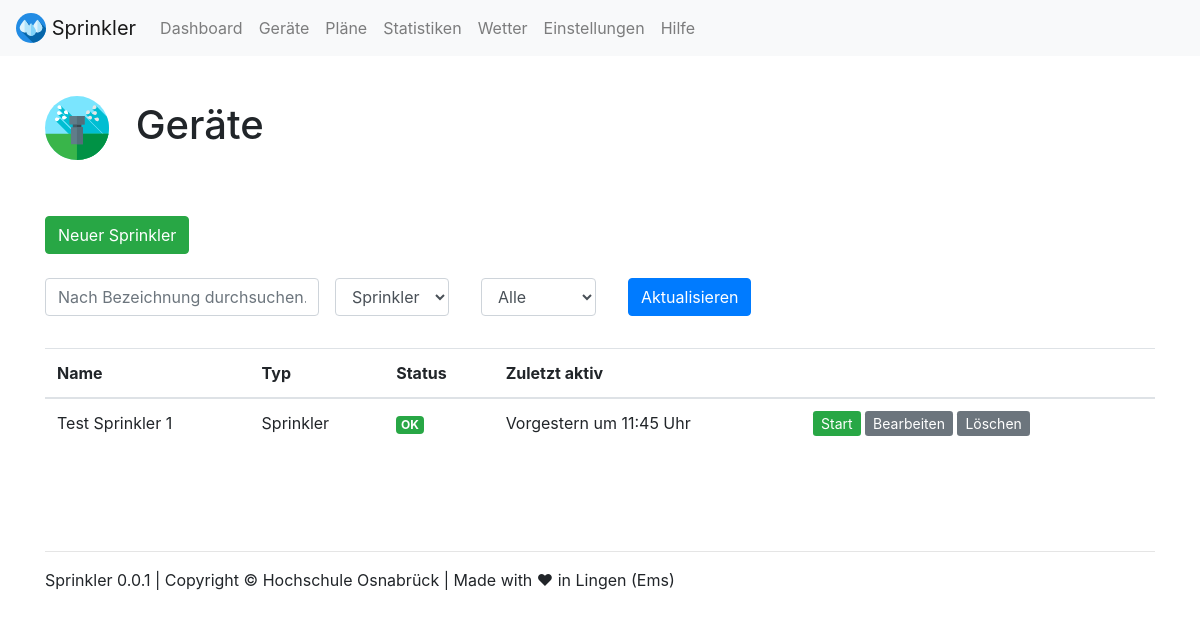
/devices/, run on an earlier commit of the app's database.
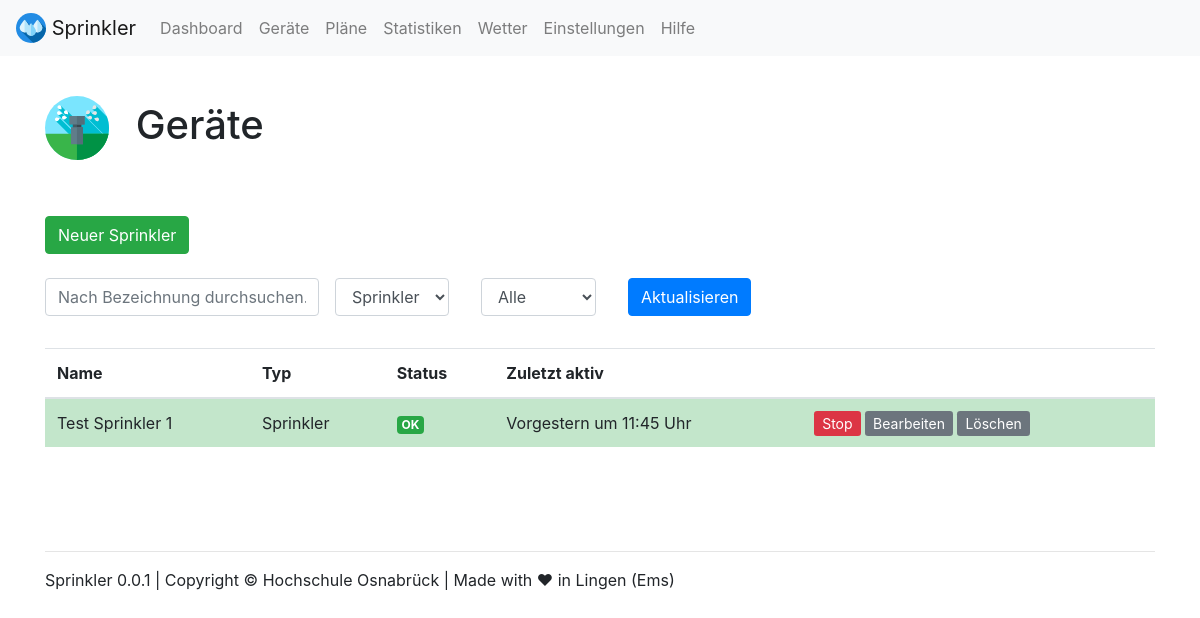
And on a later commit of the database.
### webapp/models.py (models this page shows)
class Sprinkler(models.Model):
    name = models.CharField(max_length=200)
    status = models.CharField(
        max_length=10,
        choices=STATUS_CHOICES,
        default='OK',
    )
    curr_active = models.BooleanField(default=False)
    device_type = 'Sprinkler'

### webapp/views.py (the view)
# urls.py: path('devices/', views.devices, name='devices'),
def devices(request):
    args = {}
    args['filter_name'] = request.GET.get('name', '')
    args['filter_device'] = request.GET.get('device', '')
    args['filter_status'] = request.GET.get('status', '')
    check = 0
    if args['filter_device'] == 'Pumpe':
        q = Pump.objects
        args['edit_key'] = 2
        args['type_name'] = 'pump'
    if args['filter_device'] == 'Sensor':
        q = Sensor.objects
        args['edit_key'] = 1
        args['type_name'] = 'sensor'
    if args['filter_device'] == 'Sprinkler':
        q = Sprinkler.objects
        args['edit_key'] = 0
        args['type_name'] = 'sprinkler'
    if args['filter_device'] == '':
        q = Sprinkler.objects
        args['edit_key'] = 0
        args['filter_device'] = 'Sprinkler'
        args['type_name'] = 'sprinkler'
    if(args['filter_name']!=''):
        q = q.filter(name__contains=args['filter_name'])
        check = 1
    if(args['filter_status'] == 'OK' or args['filter_status'] == 'Warnung' or args['filter_status'] == 'Fehler'):
        q = q.filter(status__contains=args['filter_status'])
        check = 1
    if(check == 0):
        q = q.all()
    args['devices'] = q
    return TemplateResponse(request, "devices.html", args)

### webapp/templates/devices.html (shortened to what this page needs)
{% load static %}
{% include "views/top.html" %}
<br>
<h1><img src="{% static 'webapp/img/icons/sprinkler.svg' %}" width="64" class="mr-3"> Geräte</h1>
<br><br>
  {% if filter_device == 'Sprinkler' %}<a target="_blank" class="btn btn-success" href="/admin/webapp/sprinkler/add/" role="button">Neuer Sprinkler</a>{% endif %}
<br>
<br>
<form class="form-inline" method="GET" action="{% url 'devices' %}">
  <div class="form-group mb-2">
    <input value="{{ filter_name }}" name="name" type="text" class="form-control" placeholder="Nach Bezeichnung durchsuchen...">
  </div>
  <div class="form-group mx-sm-3 mb-2">
    <select name="device" id="inputState" class="form-control">
        <option {% if filter_device == 'Sprinkler' %} selected {% endif %}>Sprinkler</option>
    </select>
  </div>
  <div class="form-group mx-sm-3 mb-2">
    <select name="status" id="inputState" class="form-control">
        <option {% if filter_status == 'Alle' %} selected {% endif %}>Alle</option>
    </select>
  </div>
  <div class="form-group mx-sm-3 mb-2">
    <button type="submit" class="btn btn-primary">Aktualisieren</button>
  </div>
</form>
<br>
{% if devices %}
<table class="table table-hover">
  <thead>
    <tr>
      <th scope="col">Name</th>
      <th scope="col">Typ</th>
      <th scope="col">Status</th>
      <th scope="col">Zuletzt aktiv</th>
      <th scope="col"></th>
    </tr>
  </thead>
  <tbody>
    {% for device in devices %}
    <tr {% if device.curr_active == True %} class="table-success" {% endif %}>
      <td scope="row">{{ device.name }}</td>
      <td>{{ device.device_type }}</td>
      <td>
        {% if device.status == 'OK' %}
        <span class="badge badge-success">OK</span>
        {% endif %}
      </td>
      <td>Vorgestern um 11:45 Uhr</td>
      <td>
        {% if device.curr_active == False %}
        <a class="btn-sm btn-success" href="{% url 'device_start' edit_key device.id %}" role="button">Start</a>
        {% else %}
        <a class="btn-sm btn-danger" href="{% url 'device_stop' edit_key device.id %}" role="button">Stop</a>
        {% endif %}
        <a class="btn-sm btn-secondary" href="/admin/webapp/{{ type_name }}/{{ device.id }}/change/" role="button">Bearbeiten</a>
        <a class="btn-sm btn-secondary" href="/admin/webapp/{{ type_name }}/{{ device.id }}/delete/" role="button">Löschen</a>
      </td>
    </tr>
    {% endfor %}
  </tbody>
</table>
{% endif %}
{% include "views/footer.html" %}
{% include "views/bottom.html" %}

What changed in the data, as far as the page shows it:
changed Sprinkler "Test Sprinkler 1": curr_active "Start" → "Stop"
